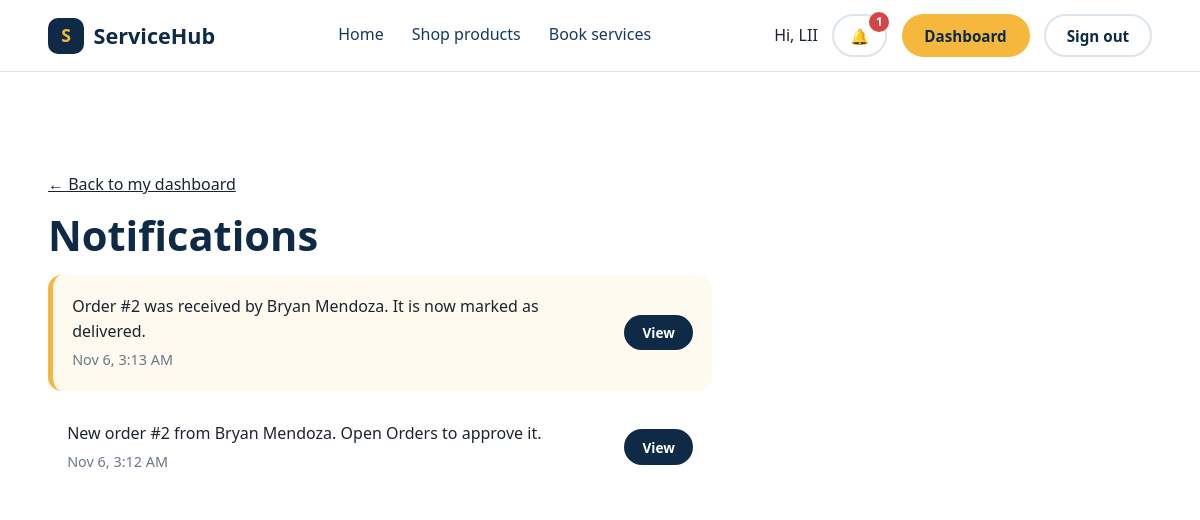
/notifications.php (signed in), run on the app's committed database.
### tables this page shows
CREATE TABLE IF NOT EXISTS notifications (
  id         INT UNSIGNED AUTO_INCREMENT PRIMARY KEY,
  user_id    INT UNSIGNED NOT NULL,
  message    VARCHAR(300) NOT NULL,
  link       VARCHAR(200) NOT NULL DEFAULT '',
  is_read    TINYINT(1) NOT NULL DEFAULT 0,
  created_at DATETIME NOT NULL,
  KEY by_user (user_id, is_read),
  FOREIGN KEY (user_id) REFERENCES users(id) ON DELETE CASCADE
);

### includes/bootstrap.php (called while the page is built, shortened)
<?php
function db(): PDO {
    static $pdo = null;
    if (!$pdo) {
        $pdo = new PDO('mysql:host=' . DB_HOST . ';dbname=' . DB_NAME . ';charset=utf8mb4', DB_USER, DB_PASS, [
            PDO::ATTR_ERRMODE            => PDO::ERRMODE_EXCEPTION,
            PDO::ATTR_DEFAULT_FETCH_MODE => PDO::FETCH_ASSOC,
        ]);
    }
    return $pdo;
}

### notifications.php (the view, shortened to what this page needs)
<?php
require_once __DIR__ . '/includes/bootstrap.php';
$uid = $_SESSION['user_id'];
$st = db()->prepare('SELECT * FROM notifications WHERE user_id = ? ORDER BY id DESC LIMIT 60');
$st->execute([$uid]);
$list = $st->fetchAll();
?>
<!DOCTYPE html>
<html lang="en">
<head>
  <link rel="stylesheet" href="css/style.css">
</head>
<body>
  <?php include __DIR__ . '/includes/topbar.php'; ?>
  <main class="section shop-page notif-page">
    <p><a href="dashboard.php">&larr; Back to my dashboard</a></p>
    <h1>Notifications</h1>
    <?php foreach ($list as $n): ?>
      <div class="card notif <?= $n['is_read'] ? '' : 'unread' ?>">
        <div>
          <p class="notif-text"><?= htmlspecialchars($n['message']) ?></p>
          <span class="muted"><?= htmlspecialchars(date('M j, g:i A', strtotime($n['created_at']))) ?></span>
        </div>
        <?php if ($n['link']): ?><a class="btn btn-small" href="<?= htmlspecialchars($n['link']) ?>">View</a><?php endif; ?>
      </div>
    <?php endforeach; ?>
  </main>
</body>
</html>

### css/style.css (style rules this page uses)
:root { --navy: #0e2a47; --navy-2: #163a5f; --marigold: #f5b83d; --teal: #1f8a8a; --mist: #eef3f7; --ink: #1b2430; --muted: #6a7889; --white: #ffffff; --line: #dde5ec; --header-h: 72px; --font-head: 'Bricolage Grotesque', 'Segoe UI', sans-serif; --font-body: 'DM Sans', 'Segoe UI', sans-serif; }
*, *::before, *::after { box-sizing: border-box; }
html { scroll-behavior: smooth; scroll-padding-top: var(--header-h); }
body { margin: 0; font-family: var(--font-body); color: var(--ink); background: var(--white); line-height: 1.55; }
h1, h2, h3 { font-family: var(--font-head); margin: 0; line-height: 1.1; }
a { color: inherit; }
.muted { color: var(--muted); font-size: .9rem; }
.btn { display: inline-block; cursor: pointer; font: 700 .95rem var(--font-body); padding: .6rem 1.3rem; border-radius: 999px; border: 2px solid transparent; text-decoration: none; text-align: center; transition: transform .15s ease, background .15s ease; }
.btn-small { background: var(--navy); color: var(--white); padding: .4rem 1rem; font-size: .85rem; }
.section { padding: clamp(3rem, 7vw, 5.5rem) clamp(1rem, 4vw, 3rem); }
.card { background: var(--white); border-radius: 14px; padding: 1.2rem; display: flex; flex-direction: column; gap: .2rem; }
.shop-page h1 { font-size: clamp(1.8rem, 3.5vw, 2.6rem); color: var(--navy); margin-bottom: 1rem; }
.notif-page { max-width: 760px; }
.notif { flex-direction: row; justify-content: space-between; align-items: center; gap: 1rem; margin-bottom: .7rem; }
.notif.unread { border-left: 5px solid var(--marigold); background: #fffaf0; }
.notif-text { margin: 0 0 .2rem; font-weight: 500; }

### data on the page
notifications: message "Order #2 was received by Bryan Mendoza. It is now marked as delivered.", created_at "Nov 6, 3:13 AM"
notifications: message "New order #2 from Bryan Mendoza. Open Orders to approve it.", created_at "Nov 6, 3:12 AM"

### other printed values
SITE_NAME "ServiceHub"
$_SESSION['user'] "LII"
$nc "1"
